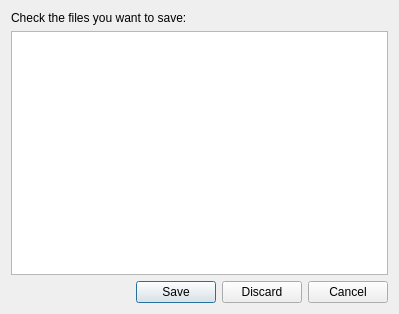
<?xml version="1.0" encoding="UTF-8"?>
<ui version="4.0">
 <class>Dialog</class>
 <widget class="QDialog" name="Dialog">
  <property name="geometry">
   <rect>
    <x>0</x>
    <y>0</y>
    <width>399</width>
    <height>314</height>
   </rect>
  </property>
  <property name="windowTitle">
   <string>Save files?</string>
  </property>
  <layout class="QVBoxLayout" name="verticalLayout">
   <item>
    <widget class="QLabel" name="label">
     <property name="text">
      <string>Check the files you want to save:</string>
     </property>
    </widget>
   </item>
   <item>
    <widget class="QListWidget" name="listWidget"/>
   </item>
   <item>
    <widget class="QDialogButtonBox" name="buttonBox">
     <property name="orientation">
      <enum>Qt::Horizontal</enum>
     </property>
     <property name="standardButtons">
      <set>QDialogButtonBox::Cancel|QDialogButtonBox::Discard|QDialogButtonBox::Save</set>
     </property>
    </widget>
   </item>
  </layout>
 </widget>
 <resources/>
 <connections/>
</ui>
